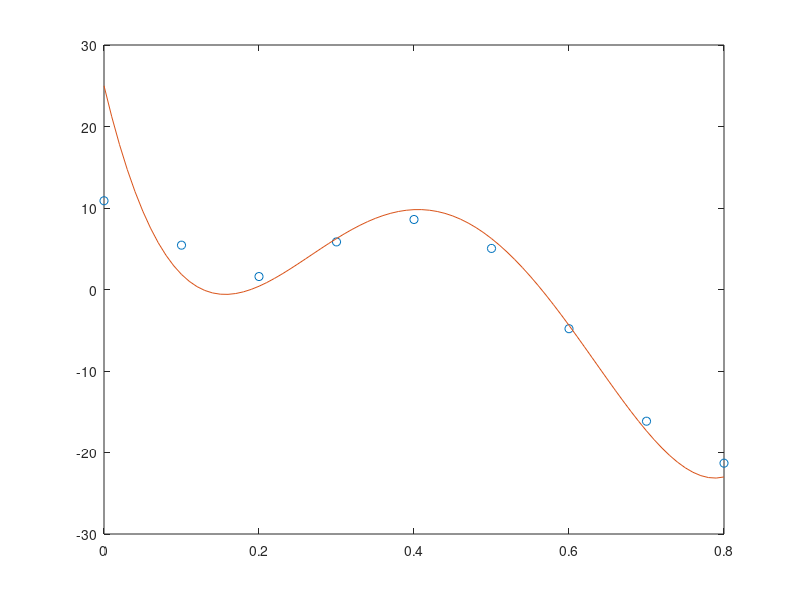

MATLAB code to generate this figure:
clc,clear
f=@(x) 0.2+25*x-200*x.^2+675*x.^3-900*x.^4+400*x.^5;
x=0:0.1:0.8;
y=f(x);
dy=gradient(y,0.1)
xa=0:.01:.8;
ya=25-400*xa+3*675*xa.^2-4*900*xa.^3+5*400*xa.^4;
plot(x,dy,'o',xa,ya)